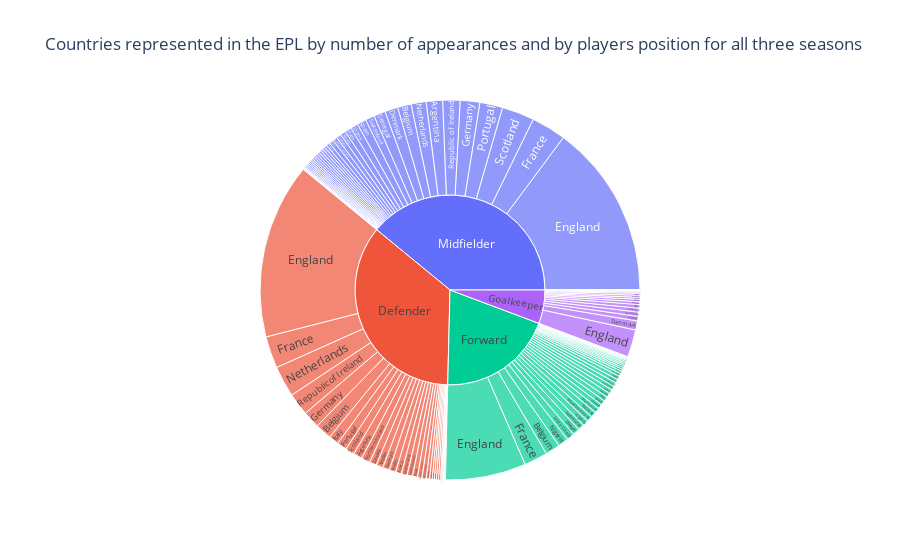

The cell this chart's notebook holds for it:
### Code cell
df = data
fig = pex.sunburst(df, 
                   path=['Position', 'nationality'], 
                   values='Appearances', 
                   title='Countries represented in the EPL by number of appearances and by players position for all three seasons',
                   )
iplot(fig)

### Figure 1 — Plotly figure (JSON) as saved in the notebook; plotly's stock layout.template omitted (floating-point values rounded to 4 significant figures; data arrays with more than 128 entries replaced by an {"elided": "..."} marker saying what was removed)
{"data": [{"branchvalues": "total", "domain": {"x": [0, 1], "y": [0, 1]}, "hovertemplate": "labels=%{label}<br>Appearances=%{value}<br>parent=%{parent}<br>id=%{id}<extra></extra>", "ids": {"elided": "165 str values"}, "labels": {"elided": "165 str values"}, "name": "", "parents": {"elided": "165 str values"}, "type": "sunburst", "values": {"elided": "165 int values"}}], "layout": {"legend": {"tracegroupgap": 0}, "title": {"text": "Countries represented in the EPL by number of appearances and by players position for all three seasons"}}}
